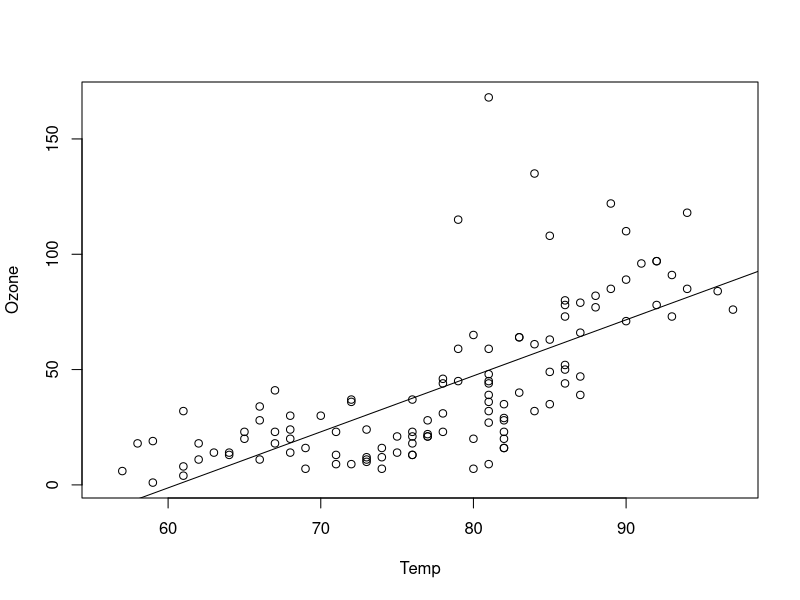
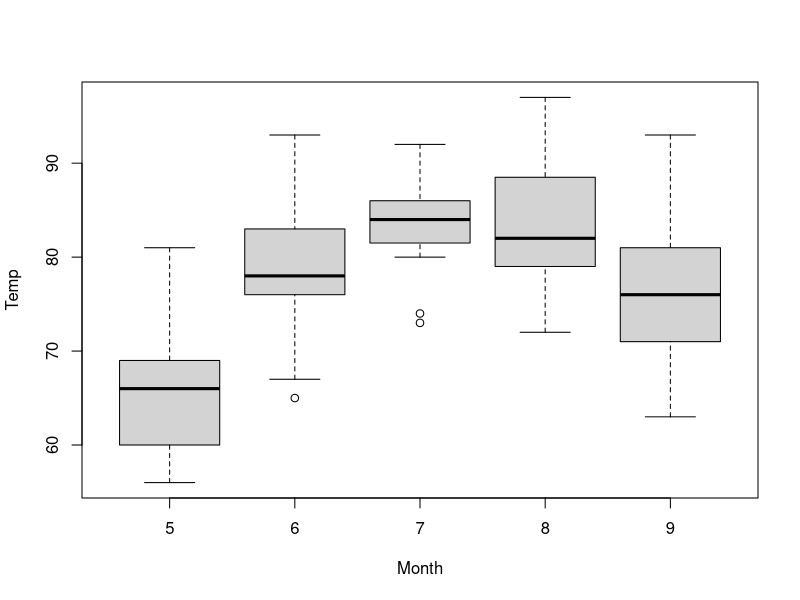
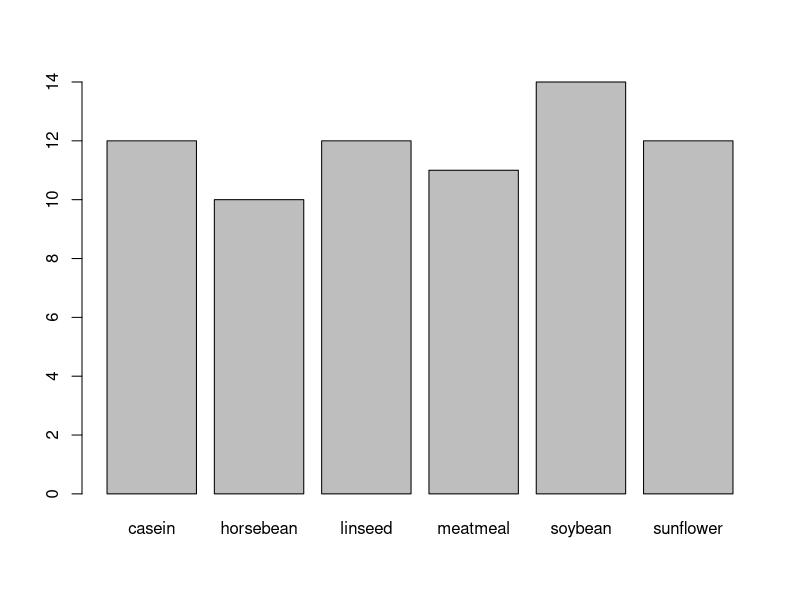
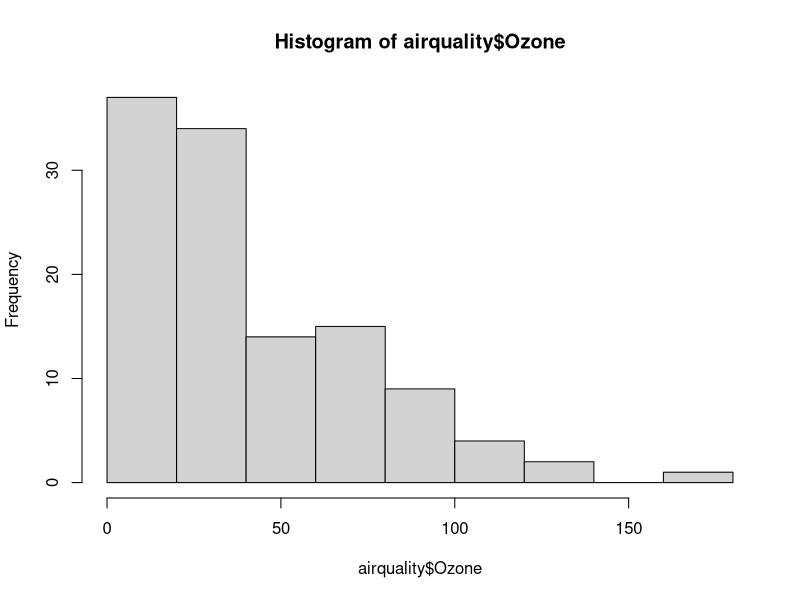
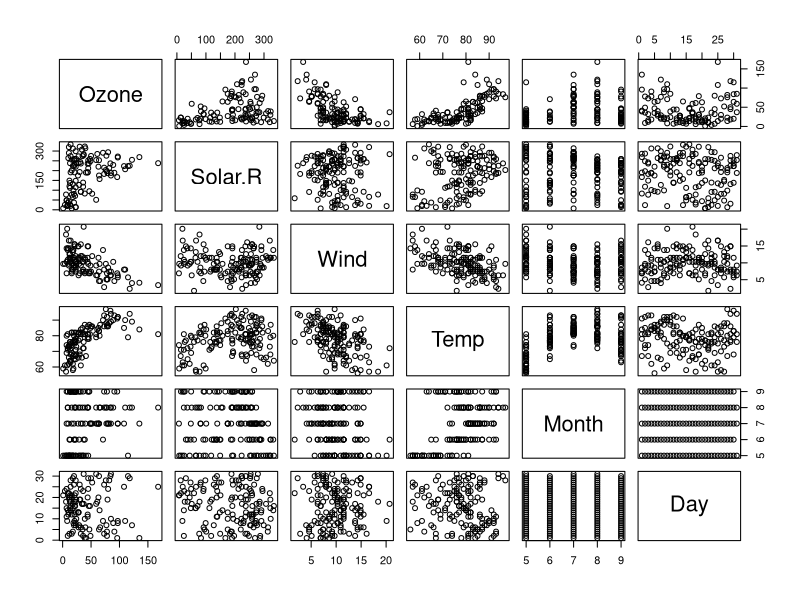

Reproduce these figures in R, in order.
## ---- chunk 1
1+2/5
## ---- chunk 2
1!=2
## ---- chunk 3
ten <- 10
ten
## ---- chunk 4
odd<-c(1,3,5,7,9)
odd
## ---- chunk 5
mixture<-c(1,2,3,"b","a")
mixture
## ---- chunk 6
odd
#Look at just the 4th value
odd[4]
## ---- chunk 7
for (i in 1:10) {
  a<-i #object creation, no questions asked.
}
a
## ---- chunk 8
a<-NA
for (i in 1:10){
  a[i]<-i #substitution or addition of part of a previously existing object
}
a
## ---- chunk 9
a <- 3
if (a > 2) {
  print("Yay!")
}
## ---- chunk 10
a<-3
if (a>4) {
  print("Yay!")
} else {
  print("Boo!")
}
## ---- chunk 11
#Example of nested functions
log(mean(rnorm(n = 10, mean = 10, sd = 1)))
## ---- chunk 12
#What class is "cars"?
class(cars)
#What is the structure of the "cars" object?
str(cars)
#The top values
head(cars)
#The bottom values
tail(cars)
#Dimensions of the object
dim(cars)
#summary stats by column
summary(cars)
## ---- chunk 13
#These are similar
seq(from = 1,to = 10,by = 1)
1:10
#Random sample of elements without replacement
sample(x = 1:10, size = 10)
#Random sample of elements with replacement
sample(x = 1:10, size = 10, replace = TRUE)
#Random sample from normal distribution
rnorm(n = 10)
#Repeat 1,2,3 three times
rep(1:3, 3)
## ---- chunk 14
#These give the same results
matrix(1:10, ncol=2, nrow=5)
cbind(1:5, 6:10)
#This give a 2 X 5 matrix
rbind(1:5, 6:10)
## ---- chunk 15
a<-c(5,6,7)
b<-c("a","b","c")
data.frame(a,b)
## ---- chunk 16
#These two give the same result
cars$speed
cars[,1]

#Moving the comma returns the row
cars[1,]

#These are also similar
subset(cars, speed==4)
cars[which(cars$speed==4),]

#Which row does speed equal 8?
match(8, table = cars$speed)
cars[match(8, table = cars$speed),]

#removing values with the "-"
cars[-c(1,3,5,10:50),]

#Remove speeds greater than 11
cars[-which(cars$speed>11),]
## ---- chunk 17
#Apply mean() to the columns of cars
apply(cars,MARGIN = 2, mean)
#Calculate the mean distance within groups of the same speed
aggregate(dist~speed,data=cars, mean)
#Same as above
aggregate(cars$dist, by=list(cars$speed), mean)

## ---- chunk 18
plot(Ozone~Temp, airquality)  
abline(lm(Ozone~Temp, airquality))
boxplot(Temp~Month, airquality)  
barplot(table(chickwts$feed))  
hist(airquality$Ozone)  
pairs(airquality)  
